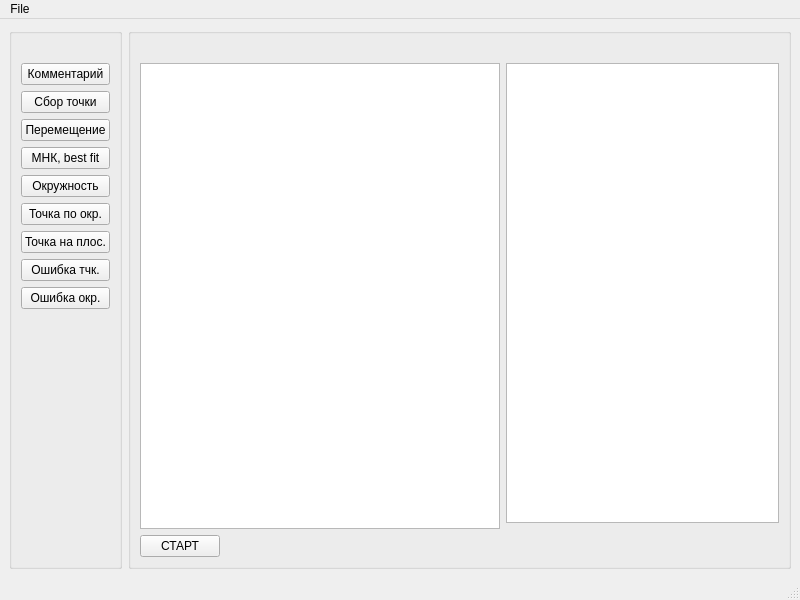
<?xml version="1.0" encoding="UTF-8"?>
<ui version="4.0">
 <class>MainWindow</class>
 <widget class="QMainWindow" name="MainWindow">
  <property name="geometry">
   <rect>
    <x>0</x>
    <y>0</y>
    <width>800</width>
    <height>600</height>
   </rect>
  </property>
  <property name="windowTitle">
   <string>MainWindow</string>
  </property>
  <widget class="QWidget" name="centralwidget">
   <layout class="QGridLayout" name="gridLayout">
    <item row="0" column="0">
     <widget class="QGroupBox" name="groupBox">
      <property name="maximumSize">
       <size>
        <width>120</width>
        <height>16777215</height>
       </size>
      </property>
      <property name="title">
       <string/>
      </property>
      <layout class="QVBoxLayout" name="verticalLayout">
       <item>
        <spacer name="verticalSpacer_4">
         <property name="orientation">
          <enum>Qt::Orientation::Vertical</enum>
         </property>
         <property name="sizeType">
          <enum>QSizePolicy::Policy::Minimum</enum>
         </property>
         <property name="sizeHint" stdset="0">
          <size>
           <width>20</width>
           <height>20</height>
          </size>
         </property>
        </spacer>
       </item>
       <item>
        <widget class="QPushButton" name="m_commentBtn">
         <property name="text">
          <string>Комментарий</string>
         </property>
        </widget>
       </item>
       <item>
        <widget class="QPushButton" name="m_pointBtn">
         <property name="text">
          <string>Сбор точки</string>
         </property>
        </widget>
       </item>
       <item>
        <widget class="QPushButton" name="m_moveBtn">
         <property name="text">
          <string>Перемещение</string>
         </property>
        </widget>
       </item>
       <item>
        <widget class="QPushButton" name="m_bestFitBtn">
         <property name="text">
          <string>МНК, best fit</string>
         </property>
        </widget>
       </item>
       <item>
        <widget class="QPushButton" name="m_circleBtn">
         <property name="text">
          <string>Окружность</string>
         </property>
        </widget>
       </item>
       <item>
        <widget class="QPushButton" name="m_pointCircleBtn">
         <property name="text">
          <string>Точка по окр.</string>
         </property>
        </widget>
       </item>
       <item>
        <widget class="QPushButton" name="m_pointPlaceBtn">
         <property name="text">
          <string>Точка на плос.</string>
         </property>
        </widget>
       </item>
       <item>
        <widget class="QPushButton" name="m_errorPointBtn">
         <property name="text">
          <string>Ошибка тчк.</string>
         </property>
        </widget>
       </item>
       <item>
        <widget class="QPushButton" name="m_errorCircleBtn">
         <property name="text">
          <string>Ошибка окр.</string>
         </property>
        </widget>
       </item>
       <item>
        <spacer name="verticalSpacer_3">
         <property name="orientation">
          <enum>Qt::Orientation::Vertical</enum>
         </property>
         <property name="sizeHint" stdset="0">
          <size>
           <width>20</width>
           <height>40</height>
          </size>
         </property>
        </spacer>
       </item>
      </layout>
     </widget>
    </item>
    <item row="0" column="1">
     <widget class="QGroupBox" name="groupBox_2">
      <property name="title">
       <string/>
      </property>
      <layout class="QGridLayout" name="gridLayout_4">
       <item row="3" column="1">
        <spacer name="horizontalSpacer">
         <property name="orientation">
          <enum>Qt::Orientation::Horizontal</enum>
         </property>
         <property name="sizeHint" stdset="0">
          <size>
           <width>40</width>
           <height>20</height>
          </size>
         </property>
        </spacer>
       </item>
       <item row="3" column="0">
        <widget class="QPushButton" name="m_startBtn">
         <property name="text">
          <string>СТАРТ</string>
         </property>
        </widget>
       </item>
       <item row="1" column="0" rowspan="2" colspan="2">
        <widget class="QListWidget" name="m_commandList"/>
       </item>
       <item row="0" column="0">
        <spacer name="verticalSpacer">
         <property name="orientation">
          <enum>Qt::Orientation::Vertical</enum>
         </property>
         <property name="sizeType">
          <enum>QSizePolicy::Policy::Maximum</enum>
         </property>
         <property name="sizeHint" stdset="0">
          <size>
           <width>20</width>
           <height>20</height>
          </size>
         </property>
        </spacer>
       </item>
       <item row="1" column="2">
        <widget class="QListWidget" name="m_startList"/>
       </item>
      </layout>
     </widget>
    </item>
   </layout>
  </widget>
  <widget class="QMenuBar" name="menubar">
   <property name="geometry">
    <rect>
     <x>0</x>
     <y>0</y>
     <width>800</width>
     <height>25</height>
    </rect>
   </property>
   <widget class="QMenu" name="menuMenu">
    <property name="title">
     <string>File</string>
    </property>
    <addaction name="setting"/>
    <addaction name="actionLoad_File"/>
    <addaction name="actionSave_File"/>
   </widget>
   <addaction name="menuMenu"/>
  </widget>
  <widget class="QStatusBar" name="statusbar"/>
  <action name="setting">
   <property name="text">
    <string>Setting</string>
   </property>
  </action>
  <action name="actionLoad_File">
   <property name="text">
    <string>Load File</string>
   </property>
  </action>
  <action name="actionSet_file_position">
   <property name="text">
    <string>Set file position</string>
   </property>
  </action>
  <action name="actionColor_setting">
   <property name="text">
    <string>Color setting</string>
   </property>
  </action>
  <action name="action3D">
   <property name="text">
    <string>3D</string>
   </property>
  </action>
  <action name="actionGuid">
   <property name="text">
    <string>Guid</string>
   </property>
  </action>
  <action name="actionSave_File">
   <property name="text">
    <string>Save File</string>
   </property>
  </action>
 </widget>
 <resources/>
 <connections/>
</ui>
